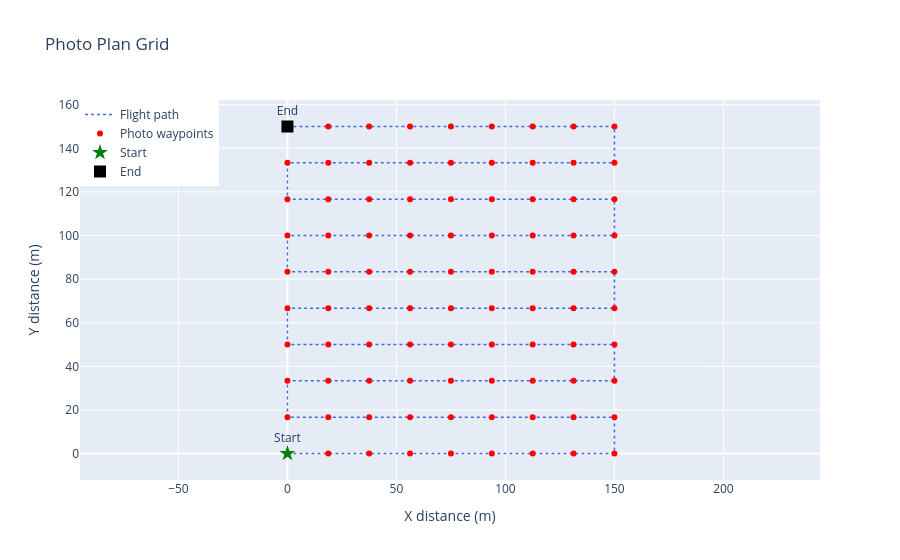

This figure's notebook cell:
### Markdown cell above
Changing the overlap parameter

### Code cell
dataset_spec_.overlap = 0.9
print(camera_, dataset_spec_)

fig = plot_photo_plan(generate_photo_plan_on_grid(camera_, dataset_spec_))
fig.show()

### Figure 1 — Plotly figure (JSON) as saved in the notebook; plotly's stock layout.template omitted (floating-point values rounded to 4 significant figures)
{"data": [{"line": {"color": "royalblue", "dash": "dot", "width": 1.5}, "mode": "lines", "name": "Flight path", "type": "scatter", "x": [0, 18.75, 37.5, 56.25, 75, 93.75, 112.5, 131.2, 150, 150, 131.2, 112.5, 93.75, 75, 56.25, 37.5, 18.75, 0, 0, 18.75, 37.5, 56.25, 75, 93.75, 112.5, 131.2, 150, 150, 131.2, 112.5, 93.75, 75, 56.25, 37.5, 18.75, 0, 0, 18.75, 37.5, 56.25, 75, 93.75, 112.5, 131.2, 150, 150, 131.2, 112.5, 93.75, 75, 56.25, 37.5, 18.75, 0, 0, 18.75, 37.5, 56.25, 75, 93.75, 112.5, 131.2, 150, 150, 131.2, 112.5, 93.75, 75, 56.25, 37.5, 18.75, 0, 0, 18.75, 37.5, 56.25, 75, 93.75, 112.5, 131.2, 150, 150, 131.2, 112.5, 93.75, 75, 56.25, 37.5, 18.75, 0], "y": [0, 0, 0, 0, 0, 0, 0, 0, 0, 16.67, 16.67, 16.67, 16.67, 16.67, 16.67, 16.67, 16.67, 16.67, 33.33, 33.33, 33.33, 33.33, 33.33, 33.33, 33.33, 33.33, 33.33, 50, 50, 50, 50, 50, 50, 50, 50, 50, 66.67, 66.67, 66.67, 66.67, 66.67, 66.67, 66.67, 66.67, 66.67, 83.33, 83.33, 83.33, 83.33, 83.33, 83.33, 83.33, 83.33, 83.33, 100, 100, 100, 100, 100, 100, 100, 100, 100, 116.7, 116.7, 116.7, 116.7, 116.7, 116.7, 116.7, 116.7, 116.7, 133.3, 133.3, 133.3, 133.3, 133.3, 133.3, 133.3, 133.3, 133.3, 150, 150, 150, 150, 150, 150, 150, 150, 150]}, {"hoverinfo": "text", "marker": {"color": "red", "size": 6, "symbol": "circle"}, "mode": "markers", "name": "Photo waypoints", "text": ["Waypoint 0<br>(0.0m, 0.0m)", "Waypoint 1<br>(18.8m, 0.0m)", "Waypoint 2<br>(37.5m, 0.0m)", "Waypoint 3<br>(56.2m, 0.0m)", "Waypoint 4<br>(75.0m, 0.0m)", "Waypoint 5<br>(93.8m, 0.0m)", "Waypoint 6<br>(112.5m, 0.0m)", "Waypoint 7<br>(131.2m, 0.0m)", "Waypoint 8<br>(150.0m, 0.0m)", "Waypoint 9<br>(150.0m, 16.7m)", "Waypoint 10<br>(131.2m, 16.7m)", "Waypoint 11<br>(112.5m, 16.7m)", "Waypoint 12<br>(93.8m, 16.7m)", "Waypoint 13<br>(75.0m, 16.7m)", "Waypoint 14<br>(56.2m, 16.7m)", "Waypoint 15<br>(37.5m, 16.7m)", "Waypoint 16<br>(18.8m, 16.7m)", "Waypoint 17<br>(0.0m, 16.7m)", "Waypoint 18<br>(0.0m, 33.3m)", "Waypoint 19<br>(18.8m, 33.3m)", "Waypoint 20<br>(37.5m, 33.3m)", "Waypoint 21<br>(56.2m, 33.3m)", "Waypoint 22<br>(75.0m, 33.3m)", "Waypoint 23<br>(93.8m, 33.3m)", "Waypoint 24<br>(112.5m, 33.3m)", "Waypoint 25<br>(131.2m, 33.3m)", "Waypoint 26<br>(150.0m, 33.3m)", "Waypoint 27<br>(150.0m, 50.0m)", "Waypoint 28<br>(131.2m, 50.0m)", "Waypoint 29<br>(112.5m, 50.0m)", "Waypoint 30<br>(93.8m, 50.0m)", "Waypoint 31<br>(75.0m, 50.0m)", "Waypoint 32<br>(56.2m, 50.0m)", "Waypoint 33<br>(37.5m, 50.0m)", "Waypoint 34<br>(18.8m, 50.0m)", "Waypoint 35<br>(0.0m, 50.0m)", "Waypoint 36<br>(0.0m, 66.7m)", "Waypoint 37<br>(18.8m, 66.7m)", "Waypoint 38<br>(37.5m, 66.7m)", "Waypoint 39<br>(56.2m, 66.7m)", "Waypoint 40<br>(75.0m, 66.7m)", "Waypoint 41<br>(93.8m, 66.7m)", "Waypoint 42<br>(112.5m, 66.7m)", "Waypoint 43<br>(131.2m, 66.7m)", "Waypoint 44<br>(150.0m, 66.7m)", "Waypoint 45<br>(150.0m, 83.3m)", "Waypoint 46<br>(131.2m, 83.3m)", "Waypoint 47<br>(112.5m, 83.3m)", "Waypoint 48<br>(93.8m, 83.3m)", "Waypoint 49<br>(75.0m, 83.3m)", "Waypoint 50<br>(56.2m, 83.3m)", "Waypoint 51<br>(37.5m, 83.3m)", "Waypoint 52<br>(18.8m, 83.3m)", "Waypoint 53<br>(0.0m, 83.3m)", "Waypoint 54<br>(0.0m, 100.0m)", "Waypoint 55<br>(18.8m, 100.0m)", "Waypoint 56<br>(37.5m, 100.0m)", "Waypoint 57<br>(56.2m, 100.0m)", "Waypoint 58<br>(75.0m, 100.0m)", "Waypoint 59<br>(93.8m, 100.0m)", "Waypoint 60<br>(112.5m, 100.0m)", "Waypoint 61<br>(131.2m, 100.0m)", "Waypoint 62<br>(150.0m, 100.0m)", "Waypoint 63<br>(150.0m, 116.7m)", "Waypoint 64<br>(131.2m, 116.7m)", "Waypoint 65<br>(112.5m, 116.7m)", "Waypoint 66<br>(93.8m, 116.7m)", "Waypoint 67<br>(75.0m, 116.7m)", "Waypoint 68<br>(56.2m, 116.7m)", "Waypoint 69<br>(37.5m, 116.7m)", "Waypoint 70<br>(18.8m, 116.7m)", "Waypoint 71<br>(0.0m, 116.7m)", "Waypoint 72<br>(0.0m, 133.3m)", "Waypoint 73<br>(18.8m, 133.3m)", "Waypoint 74<br>(37.5m, 133.3m)", "Waypoint 75<br>(56.2m, 133.3m)", "Waypoint 76<br>(75.0m, 133.3m)", "Waypoint 77<br>(93.8m, 133.3m)", "Waypoint 78<br>(112.5m, 133.3m)", "Waypoint 79<br>(131.2m, 133.3m)", "Waypoint 80<br>(150.0m, 133.3m)", "Waypoint 81<br>(150.0m, 150.0m)", "Waypoint 82<br>(131.2m, 150.0m)", "Waypoint 83<br>(112.5m, 150.0m)", "Waypoint 84<br>(93.8m, 150.0m)", "Waypoint 85<br>(75.0m, 150.0m)", "Waypoint 86<br>(56.2m, 150.0m)", "Waypoint 87<br>(37.5m, 150.0m)", "Waypoint 88<br>(18.8m, 150.0m)", "Waypoint 89<br>(0.0m, 150.0m)"], "type": "scatter", "x": [0, 18.75, 37.5, 56.25, 75, 93.75, 112.5, 131.2, 150, 150, 131.2, 112.5, 93.75, 75, 56.25, 37.5, 18.75, 0, 0, 18.75, 37.5, 56.25, 75, 93.75, 112.5, 131.2, 150, 150, 131.2, 112.5, 93.75, 75, 56.25, 37.5, 18.75, 0, 0, 18.75, 37.5, 56.25, 75, 93.75, 112.5, 131.2, 150, 150, 131.2, 112.5, 93.75, 75, 56.25, 37.5, 18.75, 0, 0, 18.75, 37.5, 56.25, 75, 93.75, 112.5, 131.2, 150, 150, 131.2, 112.5, 93.75, 75, 56.25, 37.5, 18.75, 0, 0, 18.75, 37.5, 56.25, 75, 93.75, 112.5, 131.2, 150, 150, 131.2, 112.5, 93.75, 75, 56.25, 37.5, 18.75, 0], "y": [0, 0, 0, 0, 0, 0, 0, 0, 0, 16.67, 16.67, 16.67, 16.67, 16.67, 16.67, 16.67, 16.67, 16.67, 33.33, 33.33, 33.33, 33.33, 33.33, 33.33, 33.33, 33.33, 33.33, 50, 50, 50, 50, 50, 50, 50, 50, 50, 66.67, 66.67, 66.67, 66.67, 66.67, 66.67, 66.67, 66.67, 66.67, 83.33, 83.33, 83.33, 83.33, 83.33, 83.33, 83.33, 83.33, 83.33, 100, 100, 100, 100, 100, 100, 100, 100, 100, 116.7, 116.7, 116.7, 116.7, 116.7, 116.7, 116.7, 116.7, 116.7, 133.3, 133.3, 133.3, 133.3, 133.3, 133.3, 133.3, 133.3, 133.3, 150, 150, 150, 150, 150, 150, 150, 150, 150]}, {"marker": {"color": "green", "size": 12, "symbol": "star"}, "mode": "markers+text", "name": "Start", "text": ["Start"], "textposition": "top center", "type": "scatter", "x": [0], "y": [0]}, {"marker": {"color": "black", "size": 12, "symbol": "square"}, "mode": "markers+text", "name": "End", "text": ["End"], "textposition": "top center", "type": "scatter", "x": [0], "y": [150]}], "layout": {"hovermode": "closest", "legend": {"x": 0, "y": 1}, "title": {"text": "Photo Plan Grid"}, "xaxis": {"title": {"text": "X distance (m)"}}, "yaxis": {"scaleanchor": "x", "scaleratio": 1, "title": {"text": "Y distance (m)"}}}}
